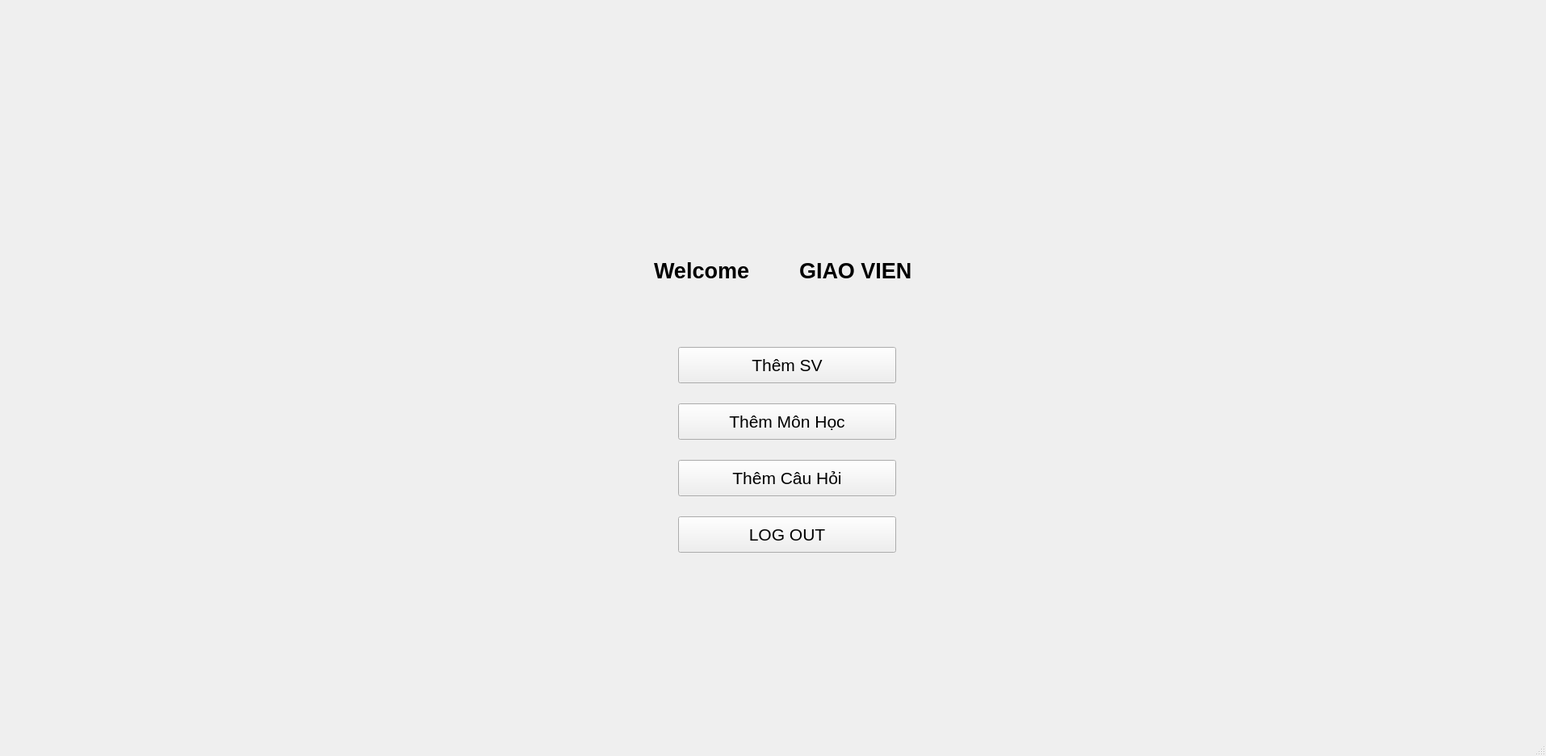
<?xml version="1.0" encoding="UTF-8"?>
<ui version="4.0">
 <class>MainWindow</class>
 <widget class="QMainWindow" name="MainWindow">
  <property name="windowModality">
   <enum>Qt::ApplicationModal</enum>
  </property>
  <property name="geometry">
   <rect>
    <x>0</x>
    <y>0</y>
    <width>1915</width>
    <height>937</height>
   </rect>
  </property>
  <property name="cursor">
   <cursorShape>ArrowCursor</cursorShape>
  </property>
  <property name="contextMenuPolicy">
   <enum>Qt::ActionsContextMenu</enum>
  </property>
  <property name="windowTitle">
   <string>MainWindow</string>
  </property>
  <property name="inputMethodHints">
   <set>Qt::ImhEmailCharactersOnly</set>
  </property>
  <property name="dockNestingEnabled">
   <bool>false</bool>
  </property>
  <widget class="QWidget" name="centralwidget">
   <widget class="QWidget" name="widget" native="true">
    <property name="geometry">
     <rect>
      <x>510</x>
      <y>210</y>
      <width>971</width>
      <height>711</height>
     </rect>
    </property>
    <widget class="QPushButton" name="QButtonMH">
     <property name="geometry">
      <rect>
       <x>330</x>
       <y>290</y>
       <width>270</width>
       <height>45</height>
      </rect>
     </property>
     <property name="font">
      <font>
       <pointsize>16</pointsize>
      </font>
     </property>
     <property name="text">
      <string>Thêm Môn Học</string>
     </property>
    </widget>
    <widget class="QPushButton" name="QButtonSV">
     <property name="geometry">
      <rect>
       <x>330</x>
       <y>220</y>
       <width>270</width>
       <height>45</height>
      </rect>
     </property>
     <property name="font">
      <font>
       <pointsize>16</pointsize>
      </font>
     </property>
     <property name="text">
      <string>Thêm SV</string>
     </property>
    </widget>
    <widget class="QLabel" name="NAMEGV">
     <property name="geometry">
      <rect>
       <x>480</x>
       <y>110</y>
       <width>281</width>
       <height>31</height>
      </rect>
     </property>
     <property name="font">
      <font>
       <pointsize>20</pointsize>
       <weight>75</weight>
       <bold>true</bold>
      </font>
     </property>
     <property name="text">
      <string>GIAO VIEN</string>
     </property>
    </widget>
    <widget class="QLabel" name="label">
     <property name="geometry">
      <rect>
       <x>300</x>
       <y>110</y>
       <width>161</width>
       <height>31</height>
      </rect>
     </property>
     <property name="font">
      <font>
       <pointsize>20</pointsize>
       <weight>75</weight>
       <bold>true</bold>
      </font>
     </property>
     <property name="text">
      <string>Welcome</string>
     </property>
    </widget>
    <widget class="QPushButton" name="QButtonCH">
     <property name="geometry">
      <rect>
       <x>330</x>
       <y>360</y>
       <width>270</width>
       <height>45</height>
      </rect>
     </property>
     <property name="font">
      <font>
       <pointsize>16</pointsize>
      </font>
     </property>
     <property name="text">
      <string>Thêm Câu Hỏi</string>
     </property>
    </widget>
    <widget class="QPushButton" name="QButtonLogout">
     <property name="geometry">
      <rect>
       <x>330</x>
       <y>430</y>
       <width>270</width>
       <height>45</height>
      </rect>
     </property>
     <property name="font">
      <font>
       <pointsize>16</pointsize>
      </font>
     </property>
     <property name="text">
      <string>LOG OUT</string>
     </property>
    </widget>
   </widget>
  </widget>
  <widget class="QStatusBar" name="statusbar"/>
 </widget>
 <resources/>
 <connections/>
</ui>
